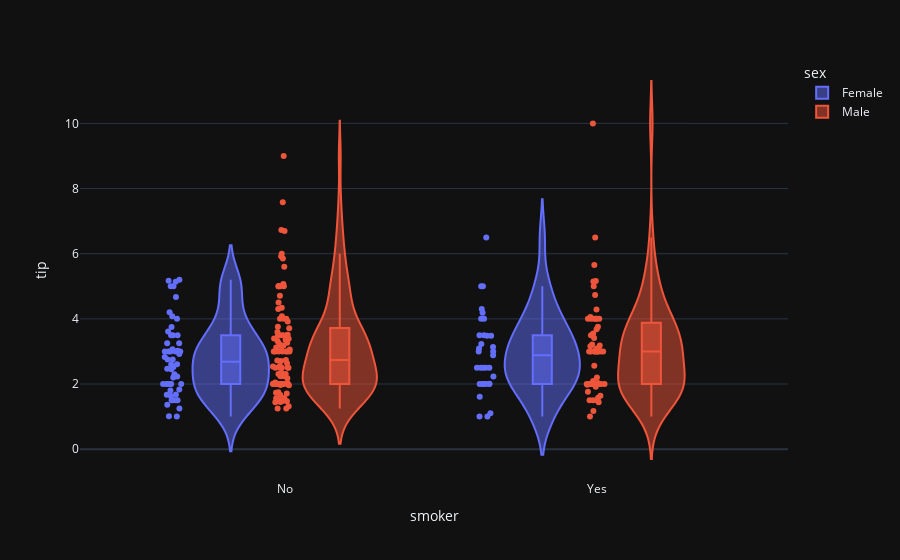

Notebook source saved alongside this figure:
### Code cell
import plotly.express as px
df = px.data.tips()
fig = px.violin(df, y="tip", x="smoker", color="sex", box=True, points="all", hover_data=df.columns)
fig.show()

### Figure 1 — Plotly figure (JSON) as saved in the notebook; plotly's stock layout.template omitted (floating-point values rounded to 4 significant figures; data arrays with more than 128 entries replaced by an {"elided": "..."} marker saying what was removed)
{"data": [{"alignmentgroup": "True", "box": {"visible": true}, "customdata": {"elided": "87x5 mixed values"}, "hovertemplate": "sex=%{customdata[1]}<br>smoker=%{x}<br>tip=%{y}<br>total_bill=%{customdata[0]}<br>day=%{customdata[2]}<br>time=%{customdata[3]}<br>size=%{customdata[4]}<extra></extra>", "legendgroup": "Female", "marker": {"color": "#636efa"}, "name": "Female", "offsetgroup": "Female", "orientation": "v", "points": "all", "scalegroup": "True", "showlegend": true, "x": ["No", "No", "No", "No", "No", "No", "No", "No", "No", "No", "No", "No", "No", "No", "No", "No", "Yes", "No", "Yes", "Yes", "No", "No", "No", "Yes", "Yes", "No", "Yes", "Yes", "Yes", "Yes", "No", "Yes", "No", "No", "No", "No", "No", "No", "No", "No", "No", "No", "No", "No", "No", "No", "No", "No", "No", "No", "No", "No", "No", "No", "No", "No", "No", "No", "No", "No", "No", "Yes", "Yes", "Yes", "Yes", "Yes", "Yes", "Yes", "Yes", "Yes", "Yes", "Yes", "Yes", "Yes", "Yes", "Yes", "Yes", "Yes", "Yes", "Yes", "No", "Yes", "Yes", "Yes", "No", "Yes", "No"], "x0": " ", "xaxis": "x", "y": [1.01, 3.61, 5.0, 3.02, 1.67, 3.5, 2.75, 2.23, 3.0, 3.0, 2.45, 3.07, 2.6, 5.2, 1.5, 2.47, 1.0, 3.0, 3.14, 5.0, 2.2, 1.83, 5.17, 1.0, 4.3, 3.25, 2.5, 3.0, 2.5, 3.48, 4.08, 4.0, 1.0, 4.0, 3.5, 1.5, 1.8, 2.92, 1.68, 2.52, 4.2, 2.0, 2.0, 2.83, 1.5, 2.0, 3.25, 1.25, 2.0, 2.0, 2.75, 3.5, 5.0, 2.3, 1.5, 1.36, 1.63, 5.14, 3.75, 2.61, 2.0, 3.0, 1.61, 2.0, 4.0, 3.5, 3.5, 4.19, 5.0, 2.0, 2.01, 2.0, 2.5, 3.23, 2.23, 2.5, 6.5, 1.1, 3.09, 3.48, 3.0, 2.5, 2.0, 2.88, 4.67, 2.0, 3.0], "y0": " ", "yaxis": "y", "type": "violin"}, {"alignmentgroup": "True", "box": {"visible": true}, "customdata": {"elided": "157x5 mixed values"}, "hovertemplate": "sex=%{customdata[1]}<br>smoker=%{x}<br>tip=%{y}<br>total_bill=%{customdata[0]}<br>day=%{customdata[2]}<br>time=%{customdata[3]}<br>size=%{customdata[4]}<extra></extra>", "legendgroup": "Male", "marker": {"color": "#EF553B"}, "name": "Male", "offsetgroup": "Male", "orientation": "v", "points": "all", "scalegroup": "True", "showlegend": true, "x": {"elided": "157 str values"}, "x0": " ", "xaxis": "x", "y": {"elided": "157 float values"}, "y0": " ", "yaxis": "y", "type": "violin"}], "layout": {"xaxis": {"anchor": "y", "domain": [0.0, 1.0], "title": {"text": "smoker"}}, "yaxis": {"anchor": "x", "domain": [0.0, 1.0], "title": {"text": "tip"}}, "legend": {"title": {"text": "sex"}, "tracegroupgap": 0}, "margin": {"t": 60}, "violinmode": "group"}}
